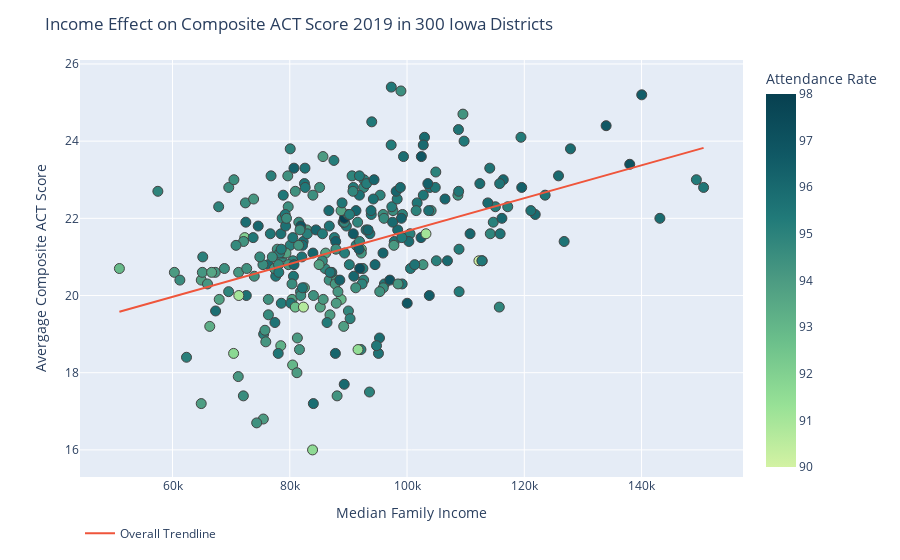

Notebook code cell kept with this figure:
### Code cell
fig = px.scatter(df7, x="Median Family Income", color= "Attendance Rate", y="Avg Comp", hover_data="District Name",
trendline="ols", trendline_scope="overall",color_continuous_scale=px.colors.sequential.Emrld, range_color=[90,98])
fig.update_layout(legend_orientation="h", title="Income Effect on Composite ACT Score 2019 in 300 Iowa Districts")
fig.update_traces(marker=dict(size=10,line=dict(width=1)))
fig.update_xaxes(title="Median Family Income")
fig.update_yaxes(title="Avergage Composite ACT Score") 
fig.show()

### Figure 1 — Plotly figure (JSON) as saved in the notebook; plotly's stock layout.template omitted (floating-point values rounded to 4 significant figures; data arrays with more than 128 entries replaced by an {"elided": "..."} marker saying what was removed)
{"data": [{"customdata": {"elided": "277x1 str values"}, "hovertemplate": "Median Family Income=%{x}<br>Avg Comp=%{y}<br>District Name=%{customdata[0]}<br>Attendance Rate=%{marker.color}<extra></extra>", "legendgroup": "", "marker": {"color": {"elided": "277 float values"}, "coloraxis": "coloraxis", "line": {"width": 1}, "size": 10, "symbol": "circle"}, "mode": "markers", "name": "", "orientation": "v", "showlegend": false, "type": "scatter", "x": {"elided": "277 int values"}, "xaxis": "x", "y": {"elided": "277 float values"}, "yaxis": "y"}, {"hovertemplate": "<b>OLS trendline</b><br>Avg Comp = 4.26209e-05 * Median Family Income + 17.4073<br>R<sup>2</sup>=0.180381<br><br>Median Family Income=%{x}<br>Avg Comp=%{y} <b>(trend)</b><extra></extra>", "legendgroup": "Overall Trendline", "marker": {"line": {"width": 1}, "size": 10}, "mode": "lines", "name": "Overall Trendline", "showlegend": true, "type": "scatter", "x": {"elided": "277 int values"}, "xaxis": "x", "y": {"elided": "277 float values"}, "yaxis": "y"}], "layout": {"coloraxis": {"cmax": 98, "cmin": 90, "colorbar": {"title": {"text": "Attendance Rate"}}, "colorscale": [[0, "rgb(211, 242, 163)"], [0.1667, "rgb(151, 225, 150)"], [0.3333, "rgb(108, 192, 139)"], [0.5, "rgb(76, 155, 130)"], [0.6667, "rgb(33, 122, 121)"], [0.8333, "rgb(16, 89, 101)"], [1, "rgb(7, 64, 80)"]]}, "legend": {"orientation": "h", "tracegroupgap": 0}, "margin": {"t": 60}, "title": {"text": "Income Effect on Composite ACT Score 2019 in 300 Iowa Districts"}, "xaxis": {"anchor": "y", "domain": [0, 1], "title": {"text": "Median Family Income"}}, "yaxis": {"anchor": "x", "domain": [0, 1], "title": {"text": "Avergage Composite ACT Score"}}}}
